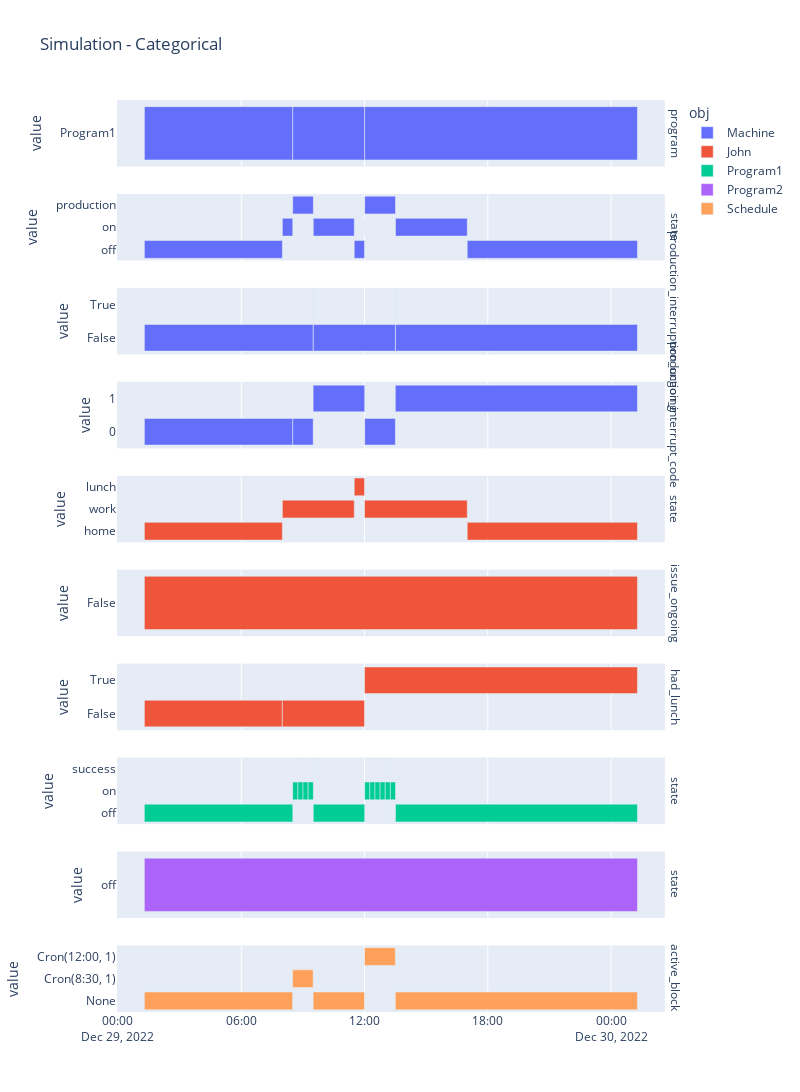
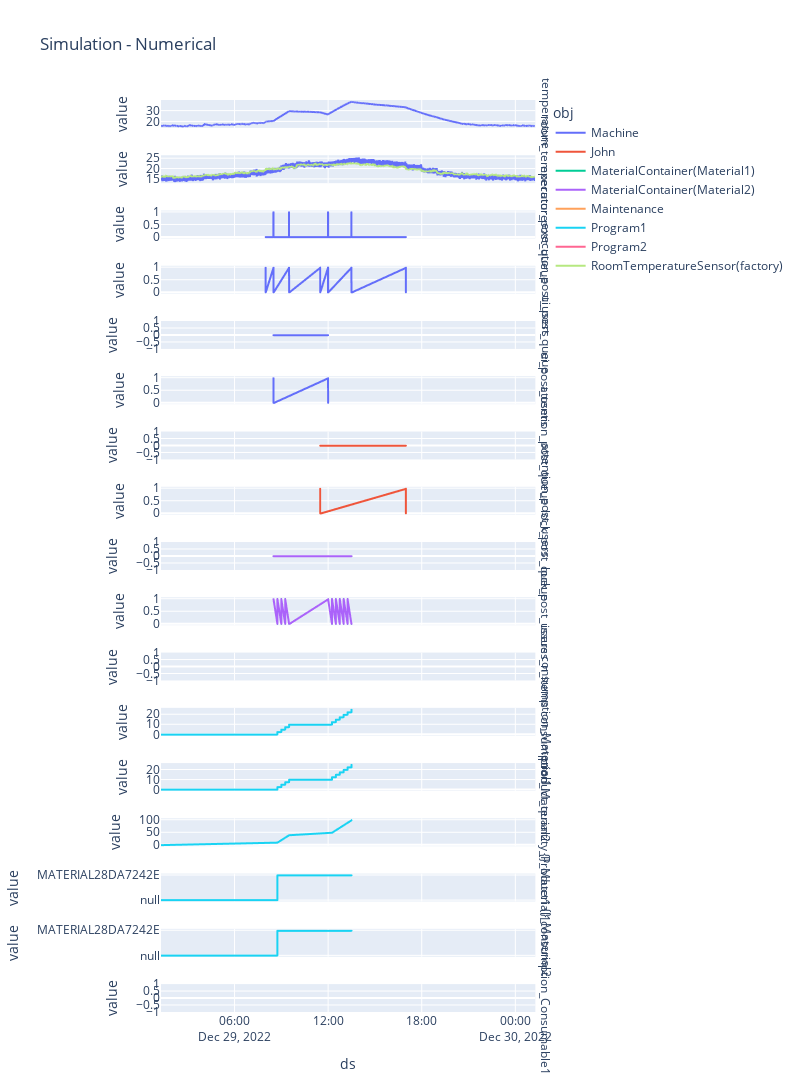

Here is the notebook cell these charts were saved with, in order:
### Code cell
import logging
import sys

from src.simulator.factory import Factory


logging.basicConfig(
     filename='run.log',
     filemode='w',
     level=logging.INFO,
     format='%(asctime)s - %(name)s - %(levelname)-7s - %(message)s',
     datefmt='%H:%M:%S'
 )
logger = logging.getLogger(__name__)


logger.info('Starting simulation')
factory = Factory.from_config('config/factory.yml')
factory.run(1)
factory.plot()

### Figure 1 — Plotly figure (JSON) as saved in the notebook; plotly's stock layout.template omitted (floating-point values rounded to 4 significant figures)
{"data": [{"alignmentgroup": "True", "base": ["2022-12-29T01:17:06.572514+02:00", "2022-12-29T08:30:22+02:00", "2022-12-29T12:00:28+02:00"], "hovertemplate": "obj=Machine<br>name=Machine - program<br>ds=%{base}<br>end_ts=%{x}<br>value=%{y}<extra></extra>", "legendgroup": "Machine", "marker": {"color": "#636efa", "pattern": {"shape": ""}}, "name": "Machine", "offsetgroup": "Machine", "orientation": "h", "showlegend": true, "textposition": "auto", "type": "bar", "x": [25995427, 12606000, 47798572], "xaxis": "x10", "y": ["Program1", "Program1", "Program1"], "yaxis": "y10"}, {"alignmentgroup": "True", "base": ["2022-12-29T01:17:06.572514+02:00", "2022-12-29T08:00:03+02:00", "2022-12-29T08:30:24+02:00", "2022-12-29T09:30:26+02:00", "2022-12-29T11:30:03+02:00", "2022-12-29T12:00:06+02:00", "2022-12-29T12:00:30+02:00", "2022-12-29T13:30:32+02:00", "2022-12-29T17:00:03+02:00"], "hovertemplate": "obj=Machine<br>name=Machine - state<br>ds=%{base}<br>end_ts=%{x}<br>value=%{y}<extra></extra>", "legendgroup": "Machine", "marker": {"color": "#636efa", "pattern": {"shape": ""}}, "name": "Machine", "offsetgroup": "Machine", "orientation": "h", "showlegend": false, "textposition": "auto", "type": "bar", "x": [24176427, 1821000, 3602000, 7177000, 1803000, 24000, 5402000, 12571000, 29823572], "xaxis": "x9", "y": ["off", "on", "production", "on", "off", "on", "production", "on", "off"], "yaxis": "y9"}, {"alignmentgroup": "True", "base": ["2022-12-29T01:17:06.572514+02:00", "2022-12-29T09:30:01+02:00", "2022-12-29T09:30:25+02:00", "2022-12-29T13:30:01+02:00", "2022-12-29T13:30:31+02:00"], "hovertemplate": "obj=Machine<br>name=Machine - production_interruption_ongoing<br>ds=%{base}<br>end_ts=%{x}<br>value=%{y}<extra></extra>", "legendgroup": "Machine", "marker": {"color": "#636efa", "pattern": {"shape": ""}}, "name": "Machine", "offsetgroup": "Machine", "orientation": "h", "showlegend": false, "textposition": "auto", "type": "bar", "x": [29574427, 24000, 14376000, 30000, 42395572], "xaxis": "x8", "y": ["False", "True", "False", "True", "False"], "yaxis": "y8"}, {"alignmentgroup": "True", "base": ["2022-12-29T01:17:06.572514+02:00", "2022-12-29T08:30:25+02:00", "2022-12-29T09:30:01+02:00", "2022-12-29T12:00:31+02:00", "2022-12-29T13:30:01+02:00"], "hovertemplate": "obj=Machine<br>name=Machine - production_interrupt_code<br>ds=%{base}<br>end_ts=%{x}<br>value=%{y}<extra></extra>", "legendgroup": "Machine", "marker": {"color": "#636efa", "pattern": {"shape": ""}}, "name": "Machine", "offsetgroup": "Machine", "orientation": "h", "showlegend": false, "textposition": "auto", "type": "bar", "x": [25998427, 3576000, 9030000, 5370000, 42425572], "xaxis": "x7", "y": ["0", "0", "1", "0", "1"], "yaxis": "y7"}, {"alignmentgroup": "True", "base": ["2022-12-29T01:17:06.572514+02:00", "2022-12-29T01:17:06.572514+02:00", "2022-12-29T08:00:00+02:00", "2022-12-29T11:30:03+02:00", "2022-12-29T12:00:03+02:00", "2022-12-29T17:00:03+02:00"], "hovertemplate": "obj=John<br>name=John - state<br>ds=%{base}<br>end_ts=%{x}<br>value=%{y}<extra></extra>", "legendgroup": "John", "marker": {"color": "#EF553B", "pattern": {"shape": ""}}, "name": "John", "offsetgroup": "John", "orientation": "h", "showlegend": true, "textposition": "auto", "type": "bar", "x": [0, 24173427, 12603000, 1800000, 18000000, 29823572], "xaxis": "x6", "y": ["home", "home", "work", "lunch", "work", "home"], "yaxis": "y6"}, {"alignmentgroup": "True", "base": ["2022-12-29T01:17:06.572514+02:00"], "hovertemplate": "obj=John<br>name=John - issue_ongoing<br>ds=%{base}<br>end_ts=%{x}<br>value=%{y}<extra></extra>", "legendgroup": "John", "marker": {"color": "#EF553B", "pattern": {"shape": ""}}, "name": "John", "offsetgroup": "John", "orientation": "h", "showlegend": false, "textposition": "auto", "type": "bar", "x": [86400000], "xaxis": "x5", "y": ["False"], "yaxis": "y5"}, {"alignmentgroup": "True", "base": ["2022-12-29T01:17:06.572514+02:00", "2022-12-29T08:00:00+02:00", "2022-12-29T12:00:03+02:00"], "hovertemplate": "obj=John<br>name=John - had_lunch<br>ds=%{base}<br>end_ts=%{x}<br>value=%{y}<extra></extra>", "legendgroup": "John", "marker": {"color": "#EF553B", "pattern": {"shape": ""}}, "name": "John", "offsetgroup": "John", "orientation": "h", "showlegend": false, "textposition": "auto", "type": "bar", "x": [24173427, 14403000, 47823572], "xaxis": "x4", "y": ["False", "False", "True"], "yaxis": "y4"}, {"alignmentgroup": "True", "base": ["2022-12-29T01:17:06.572514+02:00", "2022-12-29T08:30:25+02:00", "2022-12-29T08:45:25+02:00", "2022-12-29T08:45:25+02:00", "2022-12-29T08:45:25+02:00", "2022-12-29T09:00:25+02:00", "2022-12-29T09:00:25+02:00", "2022-12-29T09:00:25+02:00", "2022-12-29T09:15:25+02:00", "2022-12-29T09:15:25+02:00", "2022-12-29T09:15:25+02:00", "2022-12-29T09:30:25+02:00", "2022-12-29T09:30:25+02:00", "2022-12-29T12:00:31+02:00", "2022-12-29T12:15:31+02:00", "2022-12-29T12:15:31+02:00", "2022-12-29T12:15:31+02:00", "2022-12-29T12:30:31+02:00", "2022-12-29T12:30:31+02:00", "2022-12-29T12:30:31+02:00", "2022-12-29T12:45:31+02:00", "2022-12-29T12:45:31+02:00", "2022-12-29T12:45:31+02:00", "2022-12-29T13:00:31+02:00", "2022-12-29T13:00:31+02:00", "2022-12-29T13:00:31+02:00", "2022-12-29T13:15:31+02:00", "2022-12-29T13:15:31+02:00", "2022-12-29T13:15:31+02:00", "2022-12-29T13:30:31+02:00", "2022-12-29T13:30:31+02:00"], "hovertemplate": "obj=Program1<br>name=Program1 - state<br>ds=%{base}<br>end_ts=%{x}<br>value=%{y}<extra></extra>", "legendgroup": "Program1", "marker": {"color": "#00cc96", "pattern": {"shape": ""}}, "name": "Program1", "offsetgroup": "Program1", "orientation": "h", "showlegend": true, "textposition": "auto", "type": "bar", "x": [25998427, 900000, 0, 0, 900000, 0, 0, 900000, 0, 0, 900000, 0, 9006000, 900000, 0, 0, 900000, 0, 0, 900000, 0, 0, 900000, 0, 0, 900000, 0, 0, 900000, 0, 42395572], "xaxis": "x3", "y": ["off", "on", "success", "off", "on", "success", "off", "on", "success", "off", "on", "success", "off", "on", "success", "off", "on", "success", "off", "on", "success", "off", "on", "success", "off", "on", "success", "off", "on", "success", "off"], "yaxis": "y3"}, {"alignmentgroup": "True", "base": ["2022-12-29T01:17:06.572514+02:00"], "hovertemplate": "obj=Program2<br>name=Program2 - state<br>ds=%{base}<br>end_ts=%{x}<br>value=%{y}<extra></extra>", "legendgroup": "Program2", "marker": {"color": "#ab63fa", "pattern": {"shape": ""}}, "name": "Program2", "offsetgroup": "Program2", "orientation": "h", "showlegend": true, "textposition": "auto", "type": "bar", "x": [86400000], "xaxis": "x2", "y": ["off"], "yaxis": "y2"}, {"alignmentgroup": "True", "base": ["2022-12-29T01:17:06.572514+02:00", "2022-12-29T08:30:00+02:00", "2022-12-29T09:29:59+02:00", "2022-12-29T12:00:00+02:00", "2022-12-29T13:29:59+02:00"], "hovertemplate": "obj=Schedule<br>name=Schedule - active_block<br>ds=%{base}<br>end_ts=%{x}<br>value=%{y}<extra></extra>", "legendgroup": "Schedule", "marker": {"color": "#FFA15A", "pattern": {"shape": ""}}, "name": "Schedule", "offsetgroup": "Schedule", "orientation": "h", "showlegend": true, "textposition": "auto", "type": "bar", "x": [25973427, 3599000, 9001000, 5399000, 42427572], "xaxis": "x", "y": ["None", "Cron(8:30, 1)", "None", "Cron(12:00, 1)", "None"], "yaxis": "y"}], "layout": {"annotations": [{"font": {}, "showarrow": false, "text": "active_block", "textangle": 90, "x": 0.98, "xanchor": "left", "xref": "paper", "y": 0.0365, "yanchor": "middle", "yref": "paper"}, {"font": {}, "showarrow": false, "text": "state", "textangle": 90, "x": 0.98, "xanchor": "left", "xref": "paper", "y": 0.1395, "yanchor": "middle", "yref": "paper"}, {"font": {}, "showarrow": false, "text": "state", "textangle": 90, "x": 0.98, "xanchor": "left", "xref": "paper", "y": 0.2425, "yanchor": "middle", "yref": "paper"}, {"font": {}, "showarrow": false, "text": "had_lunch", "textangle": 90, "x": 0.98, "xanchor": "left", "xref": "paper", "y": 0.3455, "yanchor": "middle", "yref": "paper"}, {"font": {}, "showarrow": false, "text": "issue_ongoing", "textangle": 90, "x": 0.98, "xanchor": "left", "xref": "paper", "y": 0.4485, "yanchor": "middle", "yref": "paper"}, {"font": {}, "showarrow": false, "text": "state", "textangle": 90, "x": 0.98, "xanchor": "left", "xref": "paper", "y": 0.5515, "yanchor": "middle", "yref": "paper"}, {"font": {}, "showarrow": false, "text": "production_interrupt_code", "textangle": 90, "x": 0.98, "xanchor": "left", "xref": "paper", "y": 0.6545, "yanchor": "middle", "yref": "paper"}, {"font": {}, "showarrow": false, "text": "production_interruption_ongoing", "textangle": 90, "x": 0.98, "xanchor": "left", "xref": "paper", "y": 0.7575, "yanchor": "middle", "yref": "paper"}, {"font": {}, "showarrow": false, "text": "state", "textangle": 90, "x": 0.98, "xanchor": "left", "xref": "paper", "y": 0.8605, "yanchor": "middle", "yref": "paper"}, {"font": {}, "showarrow": false, "text": "program", "textangle": 90, "x": 0.98, "xanchor": "left", "xref": "paper", "y": 0.9635, "yanchor": "middle", "yref": "paper"}], "barmode": "overlay", "height": 2100, "legend": {"title": {"text": "obj"}, "tracegroupgap": 0}, "title": {"text": "Simulation - Categorical"}, "width": 800, "xaxis": {"anchor": "y", "domain": [0, 0.98], "type": "date"}, "xaxis10": {"anchor": "y10", "domain": [0, 0.98], "matches": "x", "showticklabels": false, "type": "date"}, "xaxis2": {"anchor": "y2", "domain": [0, 0.98], "matches": "x", "showticklabels": false, "type": "date"}, "xaxis3": {"anchor": "y3", "domain": [0, 0.98], "matches": "x", "showticklabels": false, "type": "date"}, "xaxis4": {"anchor": "y4", "domain": [0, 0.98], "matches": "x", "showticklabels": false, "type": "date"}, "xaxis5": {"anchor": "y5", "domain": [0, 0.98], "matches": "x", "showticklabels": false, "type": "date"}, "xaxis6": {"anchor": "y6", "domain": [0, 0.98], "matches": "x", "showticklabels": false, "type": "date"}, "xaxis7": {"anchor": "y7", "domain": [0, 0.98], "matches": "x", "showticklabels": false, "type": "date"}, "xaxis8": {"anchor": "y8", "domain": [0, 0.98], "matches": "x", "showticklabels": false, "type": "date"}, "xaxis9": {"anchor": "y9", "domain": [0, 0.98], "matches": "x", "showticklabels": false, "type": "date"}, "yaxis": {"anchor": "x", "domain": [0, 0.073], "title": {"text": "value"}}, "yaxis10": {"anchor": "x10", "domain": [0.927, 1.0], "title": {"text": "value"}}, "yaxis2": {"anchor": "x2", "domain": [0.103, 0.176], "title": {"text": "value"}}, "yaxis3": {"anchor": "x3", "domain": [0.206, 0.279], "title": {"text": "value"}}, "yaxis4": {"anchor": "x4", "domain": [0.309, 0.382], "title": {"text": "value"}}, "yaxis5": {"anchor": "x5", "domain": [0.412, 0.485], "title": {"text": "value"}}, "yaxis6": {"anchor": "x6", "domain": [0.515, 0.588], "title": {"text": "value"}}, "yaxis7": {"anchor": "x7", "domain": [0.618, 0.691], "title": {"text": "value"}}, "yaxis8": {"anchor": "x8", "domain": [0.721, 0.794], "title": {"text": "value"}}, "yaxis9": {"anchor": "x9", "domain": [0.824, 0.897], "title": {"text": "value"}}}}

### Figure 2 — Plotly figure (JSON) as saved in the notebook; plotly's stock layout.template omitted (floating-point values rounded to 4 significant figures; data arrays with more than 128 entries replaced by an {"elided": "..."} marker saying what was removed)
{"data": [{"hovertemplate": "obj=Machine<br>key=temperature<br>ds=%{x}<br>value=%{y}<extra></extra>", "legendgroup": "Machine", "line": {"color": "#636efa", "dash": "solid"}, "marker": {"symbol": "circle"}, "mode": "lines", "name": "Machine", "showlegend": true, "type": "scattergl", "x": {"elided": "1441 str values"}, "xaxis": "x17", "y": {"elided": "1441 float values"}, "yaxis": "y17"}, {"hovertemplate": "obj=Machine<br>key=room_temperature<br>ds=%{x}<br>value=%{y}<extra></extra>", "legendgroup": "Machine", "line": {"color": "#636efa", "dash": "solid"}, "marker": {"symbol": "circle"}, "mode": "lines", "name": "Machine", "showlegend": false, "type": "scattergl", "x": {"elided": "17281 str values"}, "xaxis": "x16", "y": {"elided": "17281 float values"}, "yaxis": "y16"}, {"hovertemplate": "obj=Machine<br>key=executor_post_queue<br>ds=%{x}<br>value=%{y}<extra></extra>", "legendgroup": "Machine", "line": {"color": "#636efa", "dash": "solid"}, "marker": {"symbol": "circle"}, "mode": "lines", "name": "Machine", "showlegend": false, "type": "scattergl", "x": ["2022-12-29T08:00:02+02:00", "2022-12-29T08:00:03+02:00", "2022-12-29T08:30:01+02:00", "2022-12-29T08:30:02+02:00", "2022-12-29T08:30:22+02:00", "2022-12-29T08:30:23+02:00", "2022-12-29T08:30:24+02:00", "2022-12-29T08:30:25+02:00", "2022-12-29T09:30:00+02:00", "2022-12-29T09:30:01+02:00", "2022-12-29T09:30:01+02:00", "2022-12-29T09:30:26+02:00", "2022-12-29T11:30:02+02:00", "2022-12-29T11:30:03+02:00", "2022-12-29T12:00:05+02:00", "2022-12-29T12:00:06+02:00", "2022-12-29T12:00:07+02:00", "2022-12-29T12:00:08+02:00", "2022-12-29T12:00:28+02:00", "2022-12-29T12:00:29+02:00", "2022-12-29T12:00:30+02:00", "2022-12-29T12:00:31+02:00", "2022-12-29T13:30:00+02:00", "2022-12-29T13:30:00+02:00", "2022-12-29T13:30:00+02:00", "2022-12-29T13:30:01+02:00", "2022-12-29T13:30:01+02:00", "2022-12-29T13:30:32+02:00", "2022-12-29T17:00:02+02:00", "2022-12-29T17:00:03+02:00"], "xaxis": "x15", "y": [0, 0, 0, 1, 0, 1, 0, 0, 0, 1, 0, 0, 0, 0, 0, 0, 0, 1, 0, 1, 0, 0, 0, 1, 0, 1, 0, 0, 0, 0], "yaxis": "y15"}, {"hovertemplate": "obj=Machine<br>key=executor_post_users<br>ds=%{x}<br>value=%{y}<extra></extra>", "legendgroup": "Machine", "line": {"color": "#636efa", "dash": "solid"}, "marker": {"symbol": "circle"}, "mode": "lines", "name": "Machine", "showlegend": false, "type": "scattergl", "x": ["2022-12-29T08:00:02+02:00", "2022-12-29T08:00:03+02:00", "2022-12-29T08:30:01+02:00", "2022-12-29T08:30:02+02:00", "2022-12-29T08:30:22+02:00", "2022-12-29T08:30:23+02:00", "2022-12-29T08:30:24+02:00", "2022-12-29T08:30:25+02:00", "2022-12-29T09:30:00+02:00", "2022-12-29T09:30:01+02:00", "2022-12-29T09:30:01+02:00", "2022-12-29T09:30:26+02:00", "2022-12-29T11:30:02+02:00", "2022-12-29T11:30:03+02:00", "2022-12-29T12:00:05+02:00", "2022-12-29T12:00:06+02:00", "2022-12-29T12:00:07+02:00", "2022-12-29T12:00:08+02:00", "2022-12-29T12:00:28+02:00", "2022-12-29T12:00:29+02:00", "2022-12-29T12:00:30+02:00", "2022-12-29T12:00:31+02:00", "2022-12-29T13:30:00+02:00", "2022-12-29T13:30:00+02:00", "2022-12-29T13:30:00+02:00", "2022-12-29T13:30:01+02:00", "2022-12-29T13:30:01+02:00", "2022-12-29T13:30:32+02:00", "2022-12-29T17:00:02+02:00", "2022-12-29T17:00:03+02:00"], "xaxis": "x14", "y": [1, 0, 1, 1, 1, 1, 1, 0, 1, 1, 1, 0, 1, 0, 1, 0, 1, 1, 1, 1, 1, 0, 1, 1, 1, 1, 1, 0, 1, 0], "yaxis": "y14"}, {"hovertemplate": "obj=Machine<br>key=ui_post_queue<br>ds=%{x}<br>value=%{y}<extra></extra>", "legendgroup": "Machine", "line": {"color": "#636efa", "dash": "solid"}, "marker": {"symbol": "circle"}, "mode": "lines", "name": "Machine", "showlegend": false, "type": "scattergl", "x": ["2022-12-29T08:30:01+02:00", "2022-12-29T08:30:25+02:00", "2022-12-29T12:00:07+02:00", "2022-12-29T12:00:31+02:00"], "xaxis": "x13", "y": [0, 0, 0, 0], "yaxis": "y13"}, {"hovertemplate": "obj=Machine<br>key=ui_post_users<br>ds=%{x}<br>value=%{y}<extra></extra>", "legendgroup": "Machine", "line": {"color": "#636efa", "dash": "solid"}, "marker": {"symbol": "circle"}, "mode": "lines", "name": "Machine", "showlegend": false, "type": "scattergl", "x": ["2022-12-29T08:30:01+02:00", "2022-12-29T08:30:25+02:00", "2022-12-29T12:00:07+02:00", "2022-12-29T12:00:31+02:00"], "xaxis": "x12", "y": [1, 0, 1, 0], "yaxis": "y12"}, {"hovertemplate": "obj=John<br>key=attention_post_queue<br>ds=%{x}<br>value=%{y}<extra></extra>", "legendgroup": "John", "line": {"color": "#EF553B", "dash": "solid"}, "marker": {"symbol": "circle"}, "mode": "lines", "name": "John", "showlegend": true, "type": "scattergl", "x": ["2022-12-29T11:30:00+02:00", "2022-12-29T11:30:03+02:00", "2022-12-29T17:00:00+02:00", "2022-12-29T17:00:03+02:00"], "xaxis": "x11", "y": [0, 0, 0, 0], "yaxis": "y11"}, {"hovertemplate": "obj=John<br>key=attention_post_users<br>ds=%{x}<br>value=%{y}<extra></extra>", "legendgroup": "John", "line": {"color": "#EF553B", "dash": "solid"}, "marker": {"symbol": "circle"}, "mode": "lines", "name": "John", "showlegend": false, "type": "scattergl", "x": ["2022-12-29T11:30:00+02:00", "2022-12-29T11:30:03+02:00", "2022-12-29T17:00:00+02:00", "2022-12-29T17:00:03+02:00"], "xaxis": "x10", "y": [1, 0, 1, 0], "yaxis": "y10"}, {"hovertemplate": "obj=MaterialContainer(Material1)<br>key=lock_post_queue<br>ds=%{x}<br>value=%{y}<extra></extra>", "legendgroup": "MaterialContainer(Material1)", "line": {"color": "#00cc96", "dash": "solid"}, "marker": {"symbol": "circle"}, "mode": "lines", "name": "MaterialContainer(Material1)", "showlegend": true, "type": "scattergl", "x": ["2022-12-29T08:30:25+02:00", "2022-12-29T08:45:25+02:00", "2022-12-29T08:45:25+02:00", "2022-12-29T09:00:25+02:00", "2022-12-29T09:00:25+02:00", "2022-12-29T09:15:25+02:00", "2022-12-29T09:15:25+02:00", "2022-12-29T09:30:25+02:00", "2022-12-29T12:00:31+02:00", "2022-12-29T12:15:31+02:00", "2022-12-29T12:15:31+02:00", "2022-12-29T12:30:31+02:00", "2022-12-29T12:30:31+02:00", "2022-12-29T12:45:31+02:00", "2022-12-29T12:45:31+02:00", "2022-12-29T13:00:31+02:00", "2022-12-29T13:00:31+02:00", "2022-12-29T13:15:31+02:00", "2022-12-29T13:15:31+02:00", "2022-12-29T13:30:31+02:00"], "xaxis": "x9", "y": [0, 0, 0, 0, 0, 0, 0, 0, 0, 0, 0, 0, 0, 0, 0, 0, 0, 0, 0, 0], "yaxis": "y9"}, {"hovertemplate": "obj=MaterialContainer(Material1)<br>key=lock_post_users<br>ds=%{x}<br>value=%{y}<extra></extra>", "legendgroup": "MaterialContainer(Material1)", "line": {"color": "#00cc96", "dash": "solid"}, "marker": {"symbol": "circle"}, "mode": "lines", "name": "MaterialContainer(Material1)", "showlegend": false, "type": "scattergl", "x": ["2022-12-29T08:30:25+02:00", "2022-12-29T08:45:25+02:00", "2022-12-29T08:45:25+02:00", "2022-12-29T09:00:25+02:00", "2022-12-29T09:00:25+02:00", "2022-12-29T09:15:25+02:00", "2022-12-29T09:15:25+02:00", "2022-12-29T09:30:25+02:00", "2022-12-29T12:00:31+02:00", "2022-12-29T12:15:31+02:00", "2022-12-29T12:15:31+02:00", "2022-12-29T12:30:31+02:00", "2022-12-29T12:30:31+02:00", "2022-12-29T12:45:31+02:00", "2022-12-29T12:45:31+02:00", "2022-12-29T13:00:31+02:00", "2022-12-29T13:00:31+02:00", "2022-12-29T13:15:31+02:00", "2022-12-29T13:15:31+02:00", "2022-12-29T13:30:31+02:00"], "xaxis": "x8", "y": [1, 0, 1, 0, 1, 0, 1, 0, 1, 0, 1, 0, 1, 0, 1, 0, 1, 0, 1, 0], "yaxis": "y8"}, {"hovertemplate": "obj=MaterialContainer(Material2)<br>key=lock_post_queue<br>ds=%{x}<br>value=%{y}<extra></extra>", "legendgroup": "MaterialContainer(Material2)", "line": {"color": "#ab63fa", "dash": "solid"}, "marker": {"symbol": "circle"}, "mode": "lines", "name": "MaterialContainer(Material2)", "showlegend": true, "type": "scattergl", "x": ["2022-12-29T08:30:25+02:00", "2022-12-29T08:45:25+02:00", "2022-12-29T08:45:25+02:00", "2022-12-29T09:00:25+02:00", "2022-12-29T09:00:25+02:00", "2022-12-29T09:15:25+02:00", "2022-12-29T09:15:25+02:00", "2022-12-29T09:30:25+02:00", "2022-12-29T12:00:31+02:00", "2022-12-29T12:15:31+02:00", "2022-12-29T12:15:31+02:00", "2022-12-29T12:30:31+02:00", "2022-12-29T12:30:31+02:00", "2022-12-29T12:45:31+02:00", "2022-12-29T12:45:31+02:00", "2022-12-29T13:00:31+02:00", "2022-12-29T13:00:31+02:00", "2022-12-29T13:15:31+02:00", "2022-12-29T13:15:31+02:00", "2022-12-29T13:30:31+02:00"], "xaxis": "x9", "y": [0, 0, 0, 0, 0, 0, 0, 0, 0, 0, 0, 0, 0, 0, 0, 0, 0, 0, 0, 0], "yaxis": "y9"}, {"hovertemplate": "obj=MaterialContainer(Material2)<br>key=lock_post_users<br>ds=%{x}<br>value=%{y}<extra></extra>", "legendgroup": "MaterialContainer(Material2)", "line": {"color": "#ab63fa", "dash": "solid"}, "marker": {"symbol": "circle"}, "mode": "lines", "name": "MaterialContainer(Material2)", "showlegend": false, "type": "scattergl", "x": ["2022-12-29T08:30:25+02:00", "2022-12-29T08:45:25+02:00", "2022-12-29T08:45:25+02:00", "2022-12-29T09:00:25+02:00", "2022-12-29T09:00:25+02:00", "2022-12-29T09:15:25+02:00", "2022-12-29T09:15:25+02:00", "2022-12-29T09:30:25+02:00", "2022-12-29T12:00:31+02:00", "2022-12-29T12:15:31+02:00", "2022-12-29T12:15:31+02:00", "2022-12-29T12:30:31+02:00", "2022-12-29T12:30:31+02:00", "2022-12-29T12:45:31+02:00", "2022-12-29T12:45:31+02:00", "2022-12-29T13:00:31+02:00", "2022-12-29T13:00:31+02:00", "2022-12-29T13:15:31+02:00", "2022-12-29T13:15:31+02:00", "2022-12-29T13:30:31+02:00"], "xaxis": "x8", "y": [1, 0, 1, 0, 1, 0, 1, 0, 1, 0, 1, 0, 1, 0, 1, 0, 1, 0, 1, 0], "yaxis": "y8"}, {"hovertemplate": "obj=Maintenance<br>key=issues_n_items<br>ds=%{x}<br>value=%{y}<extra></extra>", "legendgroup": "Maintenance", "line": {"color": "#FFA15A", "dash": "solid"}, "marker": {"symbol": "circle"}, "mode": "lines", "name": "Maintenance", "showlegend": true, "type": "scattergl", "x": ["2022-12-29T01:17:06.572514+02:00"], "xaxis": "x7", "y": [0], "yaxis": "y7"}, {"hovertemplate": "obj=Program1<br>key=consumption_Material1<br>ds=%{x}<br>value=%{y}<extra></extra>", "legendgroup": "Program1", "line": {"color": "#19d3f3", "dash": "solid"}, "marker": {"symbol": "circle"}, "mode": "lines", "name": "Program1", "showlegend": true, "type": "scattergl", "x": ["2022-12-29T01:17:06.572514+02:00", "2022-12-29T01:17:06.572514+02:00", "2022-12-29T01:17:06.572514+02:00", "2022-12-29T08:45:25+02:00", "2022-12-29T08:45:25+02:00", "2022-12-29T09:00:25+02:00", "2022-12-29T09:00:25+02:00", "2022-12-29T09:15:25+02:00", "2022-12-29T09:15:25+02:00", "2022-12-29T09:30:25+02:00", "2022-12-29T09:30:25+02:00", "2022-12-29T12:15:31+02:00", "2022-12-29T12:15:31+02:00", "2022-12-29T12:30:31+02:00", "2022-12-29T12:30:31+02:00", "2022-12-29T12:45:31+02:00", "2022-12-29T12:45:31+02:00", "2022-12-29T13:00:31+02:00", "2022-12-29T13:00:31+02:00", "2022-12-29T13:15:31+02:00", "2022-12-29T13:15:31+02:00", "2022-12-29T13:30:31+02:00", "2022-12-29T13:30:31+02:00"], "xaxis": "x6", "y": [0, 0, 0, 0, 2.5, 2.5, 5.0, 5.0, 7.5, 7.5, 10.0, 10.0, 12.5, 12.5, 15.0, 15.0, 17.5, 17.5, 20.0, 20.0, 22.5, 22.5, 25.0], "yaxis": "y6"}, {"hovertemplate": "obj=Program1<br>key=consumption_Material2<br>ds=%{x}<br>value=%{y}<extra></extra>", "legendgroup": "Program1", "line": {"color": "#19d3f3", "dash": "solid"}, "marker": {"symbol": "circle"}, "mode": "lines", "name": "Program1", "showlegend": false, "type": "scattergl", "x": ["2022-12-29T01:17:06.572514+02:00", "2022-12-29T01:17:06.572514+02:00", "2022-12-29T01:17:06.572514+02:00", "2022-12-29T08:45:25+02:00", "2022-12-29T08:45:25+02:00", "2022-12-29T09:00:25+02:00", "2022-12-29T09:00:25+02:00", "2022-12-29T09:15:25+02:00", "2022-12-29T09:15:25+02:00", "2022-12-29T09:30:25+02:00", "2022-12-29T09:30:25+02:00", "2022-12-29T12:15:31+02:00", "2022-12-29T12:15:31+02:00", "2022-12-29T12:30:31+02:00", "2022-12-29T12:30:31+02:00", "2022-12-29T12:45:31+02:00", "2022-12-29T12:45:31+02:00", "2022-12-29T13:00:31+02:00", "2022-12-29T13:00:31+02:00", "2022-12-29T13:15:31+02:00", "2022-12-29T13:15:31+02:00", "2022-12-29T13:30:31+02:00", "2022-12-29T13:30:31+02:00"], "xaxis": "x5", "y": [0, 0, 0, 0, 2.5, 2.5, 5.0, 5.0, 7.5, 7.5, 10.0, 10.0, 12.5, 12.5, 15.0, 15.0, 17.5, 17.5, 20.0, 20.0, 22.5, 22.5, 25.0], "yaxis": "y5"}, {"hovertemplate": "obj=Program1<br>key=product_quantity_Product1<br>ds=%{x}<br>value=%{y}<extra></extra>", "legendgroup": "Program1", "line": {"color": "#19d3f3", "dash": "solid"}, "marker": {"symbol": "circle"}, "mode": "lines", "name": "Program1", "showlegend": false, "type": "scattergl", "x": ["2022-12-29T01:17:06.572514+02:00", "2022-12-29T01:17:06.572514+02:00", "2022-12-29T08:45:25+02:00", "2022-12-29T09:00:25+02:00", "2022-12-29T09:15:25+02:00", "2022-12-29T09:30:25+02:00", "2022-12-29T12:15:31+02:00", "2022-12-29T12:30:31+02:00", "2022-12-29T12:45:31+02:00", "2022-12-29T13:00:31+02:00", "2022-12-29T13:15:31+02:00", "2022-12-29T13:30:31+02:00"], "xaxis": "x4", "y": [0, 0, 10, 20, 30, 40, 50, 60, 70, 80, 90, 100], "yaxis": "y4"}, {"hovertemplate": "obj=Program1<br>key={}_Material1<br>ds=%{x}<br>value=%{y}<extra></extra>", "legendgroup": "Program1", "line": {"color": "#19d3f3", "dash": "solid"}, "marker": {"symbol": "circle"}, "mode": "lines", "name": "Program1", "showlegend": false, "type": "scattergl", "x": ["2022-12-29T01:17:06.572514+02:00", "2022-12-29T01:17:06.572514+02:00", "2022-12-29T01:17:06.572514+02:00", "2022-12-29T08:45:25+02:00", "2022-12-29T08:45:25+02:00", "2022-12-29T09:00:25+02:00", "2022-12-29T09:00:25+02:00", "2022-12-29T09:15:25+02:00", "2022-12-29T09:15:25+02:00", "2022-12-29T09:30:25+02:00", "2022-12-29T09:30:25+02:00", "2022-12-29T12:15:31+02:00", "2022-12-29T12:15:31+02:00", "2022-12-29T12:30:31+02:00", "2022-12-29T12:30:31+02:00", "2022-12-29T12:45:31+02:00", "2022-12-29T12:45:31+02:00", "2022-12-29T13:00:31+02:00", "2022-12-29T13:00:31+02:00", "2022-12-29T13:15:31+02:00", "2022-12-29T13:15:31+02:00", "2022-12-29T13:30:31+02:00", "2022-12-29T13:30:31+02:00"], "xaxis": "x3", "y": ["null", "null", "null", "null", "MATERIAL28DA7242E", "MATERIAL28DA7242E", "MATERIAL28DA7242E", "MATERIAL28DA7242E", "MATERIAL28DA7242E", "MATERIAL28DA7242E", "MATERIAL28DA7242E", "MATERIAL28DA7242E", "MATERIAL28DA7242E", "MATERIAL28DA7242E", "MATERIAL28DA7242E", "MATERIAL28DA7242E", "MATERIAL28DA7242E", "MATERIAL28DA7242E", "MATERIAL28DA7242E", "MATERIAL28DA7242E", "MATERIAL28DA7242E", "MATERIAL28DA7242E", "MATERIAL28DA7242E"], "yaxis": "y3"}, {"hovertemplate": "obj=Program1<br>key={}_Material2<br>ds=%{x}<br>value=%{y}<extra></extra>", "legendgroup": "Program1", "line": {"color": "#19d3f3", "dash": "solid"}, "marker": {"symbol": "circle"}, "mode": "lines", "name": "Program1", "showlegend": false, "type": "scattergl", "x": ["2022-12-29T01:17:06.572514+02:00", "2022-12-29T01:17:06.572514+02:00", "2022-12-29T01:17:06.572514+02:00", "2022-12-29T08:45:25+02:00", "2022-12-29T08:45:25+02:00", "2022-12-29T09:00:25+02:00", "2022-12-29T09:00:25+02:00", "2022-12-29T09:15:25+02:00", "2022-12-29T09:15:25+02:00", "2022-12-29T09:30:25+02:00", "2022-12-29T09:30:25+02:00", "2022-12-29T12:15:31+02:00", "2022-12-29T12:15:31+02:00", "2022-12-29T12:30:31+02:00", "2022-12-29T12:30:31+02:00", "2022-12-29T12:45:31+02:00", "2022-12-29T12:45:31+02:00", "2022-12-29T13:00:31+02:00", "2022-12-29T13:00:31+02:00", "2022-12-29T13:15:31+02:00", "2022-12-29T13:15:31+02:00", "2022-12-29T13:30:31+02:00", "2022-12-29T13:30:31+02:00"], "xaxis": "x2", "y": ["null", "null", "null", "null", "MATERIAL28DA7242E", "MATERIAL28DA7242E", "MATERIAL28DA7242E", "MATERIAL28DA7242E", "MATERIAL28DA7242E", "MATERIAL28DA7242E", "MATERIAL28DA7242E", "MATERIAL28DA7242E", "MATERIAL28DA7242E", "MATERIAL28DA7242E", "MATERIAL28DA7242E", "MATERIAL28DA7242E", "MATERIAL28DA7242E", "MATERIAL28DA7242E", "MATERIAL28DA7242E", "MATERIAL28DA7242E", "MATERIAL28DA7242E", "MATERIAL28DA7242E", "MATERIAL28DA7242E"], "yaxis": "y2"}, {"hovertemplate": "obj=Program2<br>key=consumption_Material1<br>ds=%{x}<br>value=%{y}<extra></extra>", "legendgroup": "Program2", "line": {"color": "#FF6692", "dash": "solid"}, "marker": {"symbol": "circle"}, "mode": "lines", "name": "Program2", "showlegend": true, "type": "scattergl", "x": ["2022-12-29T01:17:06.572514+02:00", "2022-12-29T01:17:06.572514+02:00", "2022-12-29T01:17:06.572514+02:00", "2022-12-29T01:17:06.572514+02:00"], "xaxis": "x6", "y": [0, 0, 0, 0], "yaxis": "y6"}, {"hovertemplate": "obj=Program2<br>key=consumption_Material2<br>ds=%{x}<br>value=%{y}<extra></extra>", "legendgroup": "Program2", "line": {"color": "#FF6692", "dash": "solid"}, "marker": {"symbol": "circle"}, "mode": "lines", "name": "Program2", "showlegend": false, "type": "scattergl", "x": ["2022-12-29T01:17:06.572514+02:00", "2022-12-29T01:17:06.572514+02:00", "2022-12-29T01:17:06.572514+02:00", "2022-12-29T01:17:06.572514+02:00"], "xaxis": "x5", "y": [0, 0, 0, 0], "yaxis": "y5"}, {"hovertemplate": "obj=Program2<br>key=product_quantity_Product1<br>ds=%{x}<br>value=%{y}<extra></extra>", "legendgroup": "Program2", "line": {"color": "#FF6692", "dash": "solid"}, "marker": {"symbol": "circle"}, "mode": "lines", "name": "Program2", "showlegend": false, "type": "scattergl", "x": ["2022-12-29T01:17:06.572514+02:00", "2022-12-29T01:17:06.572514+02:00"], "xaxis": "x4", "y": [0, 0], "yaxis": "y4"}, {"hovertemplate": "obj=Program2<br>key={}_Material1<br>ds=%{x}<br>value=%{y}<extra></extra>", "legendgroup": "Program2", "line": {"color": "#FF6692", "dash": "solid"}, "marker": {"symbol": "circle"}, "mode": "lines", "name": "Program2", "showlegend": false, "type": "scattergl", "x": ["2022-12-29T01:17:06.572514+02:00", "2022-12-29T01:17:06.572514+02:00", "2022-12-29T01:17:06.572514+02:00"], "xaxis": "x3", "y": ["null", "null", "null"], "yaxis": "y3"}, {"hovertemplate": "obj=Program2<br>key={}_Material2<br>ds=%{x}<br>value=%{y}<extra></extra>", "legendgroup": "Program2", "line": {"color": "#FF6692", "dash": "solid"}, "marker": {"symbol": "circle"}, "mode": "lines", "name": "Program2", "showlegend": false, "type": "scattergl", "x": ["2022-12-29T01:17:06.572514+02:00", "2022-12-29T01:17:06.572514+02:00", "2022-12-29T01:17:06.572514+02:00"], "xaxis": "x2", "y": ["null", "null", "null"], "yaxis": "y2"}, {"hovertemplate": "obj=Program2<br>key=consumption_Consumable1<br>ds=%{x}<br>value=%{y}<extra></extra>", "legendgroup": "Program2", "line": {"color": "#FF6692", "dash": "solid"}, "marker": {"symbol": "circle"}, "mode": "lines", "name": "Program2", "showlegend": false, "type": "scattergl", "x": ["2022-12-29T01:17:06.572514+02:00", "2022-12-29T01:17:06.572514+02:00", "2022-12-29T01:17:06.572514+02:00", "2022-12-29T01:17:06.572514+02:00"], "xaxis": "x", "y": [0, 0, 0, 0], "yaxis": "y"}, {"hovertemplate": "obj=RoomTemperatureSensor(factory)<br>key=room_temperature<br>ds=%{x}<br>value=%{y}<extra></extra>", "legendgroup": "RoomTemperatureSensor(factory)", "line": {"color": "#B6E880", "dash": "solid"}, "marker": {"symbol": "circle"}, "mode": "lines", "name": "RoomTemperatureSensor(factory)", "showlegend": true, "type": "scattergl", "x": {"elided": "1440 str values"}, "xaxis": "x16", "y": {"elided": "1440 float values"}, "yaxis": "y16"}], "layout": {"annotations": [{"font": {}, "showarrow": false, "text": "consumption_Consumable1", "textangle": 90, "x": 0.98, "xanchor": "left", "xref": "paper", "y": 0.01529, "yanchor": "middle", "yref": "paper"}, {"font": {}, "showarrow": false, "text": "{}_Material2", "textangle": 90, "x": 0.98, "xanchor": "left", "xref": "paper", "y": 0.07588, "yanchor": "middle", "yref": "paper"}, {"font": {}, "showarrow": false, "text": "{}_Material1", "textangle": 90, "x": 0.98, "xanchor": "left", "xref": "paper", "y": 0.1365, "yanchor": "middle", "yref": "paper"}, {"font": {}, "showarrow": false, "text": "product_quantity_Product1", "textangle": 90, "x": 0.98, "xanchor": "left", "xref": "paper", "y": 0.1971, "yanchor": "middle", "yref": "paper"}, {"font": {}, "showarrow": false, "text": "consumption_Material2", "textangle": 90, "x": 0.98, "xanchor": "left", "xref": "paper", "y": 0.2576, "yanchor": "middle", "yref": "paper"}, {"font": {}, "showarrow": false, "text": "consumption_Material1", "textangle": 90, "x": 0.98, "xanchor": "left", "xref": "paper", "y": 0.3182, "yanchor": "middle", "yref": "paper"}, {"font": {}, "showarrow": false, "text": "issues_n_items", "textangle": 90, "x": 0.98, "xanchor": "left", "xref": "paper", "y": 0.3788, "yanchor": "middle", "yref": "paper"}, {"font": {}, "showarrow": false, "text": "lock_post_users", "textangle": 90, "x": 0.98, "xanchor": "left", "xref": "paper", "y": 0.4394, "yanchor": "middle", "yref": "paper"}, {"font": {}, "showarrow": false, "text": "lock_post_queue", "textangle": 90, "x": 0.98, "xanchor": "left", "xref": "paper", "y": 0.5, "yanchor": "middle", "yref": "paper"}, {"font": {}, "showarrow": false, "text": "attention_post_users", "textangle": 90, "x": 0.98, "xanchor": "left", "xref": "paper", "y": 0.5606, "yanchor": "middle", "yref": "paper"}, {"font": {}, "showarrow": false, "text": "attention_post_queue", "textangle": 90, "x": 0.98, "xanchor": "left", "xref": "paper", "y": 0.6212, "yanchor": "middle", "yref": "paper"}, {"font": {}, "showarrow": false, "text": "ui_post_users", "textangle": 90, "x": 0.98, "xanchor": "left", "xref": "paper", "y": 0.6818, "yanchor": "middle", "yref": "paper"}, {"font": {}, "showarrow": false, "text": "ui_post_queue", "textangle": 90, "x": 0.98, "xanchor": "left", "xref": "paper", "y": 0.7424, "yanchor": "middle", "yref": "paper"}, {"font": {}, "showarrow": false, "text": "executor_post_users", "textangle": 90, "x": 0.98, "xanchor": "left", "xref": "paper", "y": 0.8029, "yanchor": "middle", "yref": "paper"}, {"font": {}, "showarrow": false, "text": "executor_post_queue", "textangle": 90, "x": 0.98, "xanchor": "left", "xref": "paper", "y": 0.8635, "yanchor": "middle", "yref": "paper"}, {"font": {}, "showarrow": false, "text": "room_temperature", "textangle": 90, "x": 0.98, "xanchor": "left", "xref": "paper", "y": 0.9241, "yanchor": "middle", "yref": "paper"}, {"font": {}, "showarrow": false, "text": "temperature", "textangle": 90, "x": 0.98, "xanchor": "left", "xref": "paper", "y": 0.9847, "yanchor": "middle", "yref": "paper"}], "height": 2550, "legend": {"title": {"text": "obj"}, "tracegroupgap": 0}, "title": {"text": "Simulation - Numerical"}, "width": 800, "xaxis": {"anchor": "y", "domain": [0, 0.98], "title": {"text": "ds"}}, "xaxis10": {"anchor": "y10", "domain": [0, 0.98], "matches": "x", "showticklabels": false}, "xaxis11": {"anchor": "y11", "domain": [0, 0.98], "matches": "x", "showticklabels": false}, "xaxis12": {"anchor": "y12", "domain": [0, 0.98], "matches": "x", "showticklabels": false}, "xaxis13": {"anchor": "y13", "domain": [0, 0.98], "matches": "x", "showticklabels": false}, "xaxis14": {"anchor": "y14", "domain": [0, 0.98], "matches": "x", "showticklabels": false}, "xaxis15": {"anchor": "y15", "domain": [0, 0.98], "matches": "x", "showticklabels": false}, "xaxis16": {"anchor": "y16", "domain": [0, 0.98], "matches": "x", "showticklabels": false}, "xaxis17": {"anchor": "y17", "domain": [0, 0.98], "matches": "x", "showticklabels": false}, "xaxis2": {"anchor": "y2", "domain": [0, 0.98], "matches": "x", "showticklabels": false}, "xaxis3": {"anchor": "y3", "domain": [0, 0.98], "matches": "x", "showticklabels": false}, "xaxis4": {"anchor": "y4", "domain": [0, 0.98], "matches": "x", "showticklabels": false}, "xaxis5": {"anchor": "y5", "domain": [0, 0.98], "matches": "x", "showticklabels": false}, "xaxis6": {"anchor": "y6", "domain": [0, 0.98], "matches": "x", "showticklabels": false}, "xaxis7": {"anchor": "y7", "domain": [0, 0.98], "matches": "x", "showticklabels": false}, "xaxis8": {"anchor": "y8", "domain": [0, 0.98], "matches": "x", "showticklabels": false}, "xaxis9": {"anchor": "y9", "domain": [0, 0.98], "matches": "x", "showticklabels": false}, "yaxis": {"anchor": "x", "domain": [0, 0.03059], "title": {"text": "value"}}, "yaxis10": {"anchor": "x10", "domain": [0.5453, 0.5759], "title": {"text": "value"}}, "yaxis11": {"anchor": "x11", "domain": [0.6059, 0.6365], "title": {"text": "value"}}, "yaxis12": {"anchor": "x12", "domain": [0.6665, 0.6971], "title": {"text": "value"}}, "yaxis13": {"anchor": "x13", "domain": [0.7271, 0.7576], "title": {"text": "value"}}, "yaxis14": {"anchor": "x14", "domain": [0.7876, 0.8182], "title": {"text": "value"}}, "yaxis15": {"anchor": "x15", "domain": [0.8482, 0.8788], "title": {"text": "value"}}, "yaxis16": {"anchor": "x16", "domain": [0.9088, 0.9394], "title": {"text": "value"}}, "yaxis17": {"anchor": "x17", "domain": [0.9694, 1.0], "title": {"text": "value"}}, "yaxis2": {"anchor": "x2", "domain": [0.06059, 0.09118], "title": {"text": "value"}}, "yaxis3": {"anchor": "x3", "domain": [0.1212, 0.1518], "title": {"text": "value"}}, "yaxis4": {"anchor": "x4", "domain": [0.1818, 0.2124], "title": {"text": "value"}}, "yaxis5": {"anchor": "x5", "domain": [0.2424, 0.2729], "title": {"text": "value"}}, "yaxis6": {"anchor": "x6", "domain": [0.3029, 0.3335], "title": {"text": "value"}}, "yaxis7": {"anchor": "x7", "domain": [0.3635, 0.3941], "title": {"text": "value"}}, "yaxis8": {"anchor": "x8", "domain": [0.4241, 0.4547], "title": {"text": "value"}}, "yaxis9": {"anchor": "x9", "domain": [0.4847, 0.5153], "title": {"text": "value"}}}}
